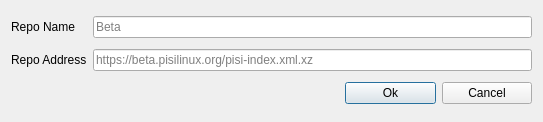
<?xml version="1.0" encoding="UTF-8"?>
<ui version="4.0">
 <class>RepoDialog</class>
 <widget class="QDialog" name="RepoDialog">
  <property name="geometry">
   <rect>
    <x>0</x>
    <y>0</y>
    <width>543</width>
    <height>122</height>
   </rect>
  </property>
  <property name="windowTitle">
   <string>Dialog</string>
  </property>
  <layout class="QGridLayout" name="gridLayout">
   <item row="0" column="0">
    <widget class="QLabel" name="label">
     <property name="sizePolicy">
      <sizepolicy hsizetype="Fixed" vsizetype="Preferred">
       <horstretch>0</horstretch>
       <verstretch>0</verstretch>
      </sizepolicy>
     </property>
     <property name="text">
      <string>Repo Name</string>
     </property>
    </widget>
   </item>
   <item row="0" column="1" colspan="3">
    <widget class="QLineEdit" name="le_name">
     <property name="placeholderText">
      <string>Beta</string>
     </property>
     <property name="clearButtonEnabled">
      <bool>true</bool>
     </property>
    </widget>
   </item>
   <item row="1" column="0">
    <widget class="QLabel" name="label_2">
     <property name="sizePolicy">
      <sizepolicy hsizetype="Fixed" vsizetype="Preferred">
       <horstretch>0</horstretch>
       <verstretch>0</verstretch>
      </sizepolicy>
     </property>
     <property name="text">
      <string>Repo Address</string>
     </property>
    </widget>
   </item>
   <item row="1" column="1" colspan="3">
    <widget class="QLineEdit" name="le_address">
     <property name="placeholderText">
      <string>https://beta.pisilinux.org/pisi-index.xml.xz</string>
     </property>
     <property name="clearButtonEnabled">
      <bool>true</bool>
     </property>
    </widget>
   </item>
   <item row="2" column="0" colspan="2">
    <spacer name="horizontalSpacer">
     <property name="orientation">
      <enum>Qt::Horizontal</enum>
     </property>
     <property name="sizeHint" stdset="0">
      <size>
       <width>328</width>
       <height>20</height>
      </size>
     </property>
    </spacer>
   </item>
   <item row="2" column="2">
    <widget class="QPushButton" name="pb_ok">
     <property name="text">
      <string>Ok</string>
     </property>
     <property name="icon">
      <iconset theme="dialog-ok"/>
     </property>
    </widget>
   </item>
   <item row="2" column="3">
    <widget class="QPushButton" name="pb_cancel">
     <property name="text">
      <string>Cancel</string>
     </property>
     <property name="icon">
      <iconset theme="dialog-cancel"/>
     </property>
    </widget>
   </item>
  </layout>
 </widget>
 <resources/>
 <connections/>
</ui>
